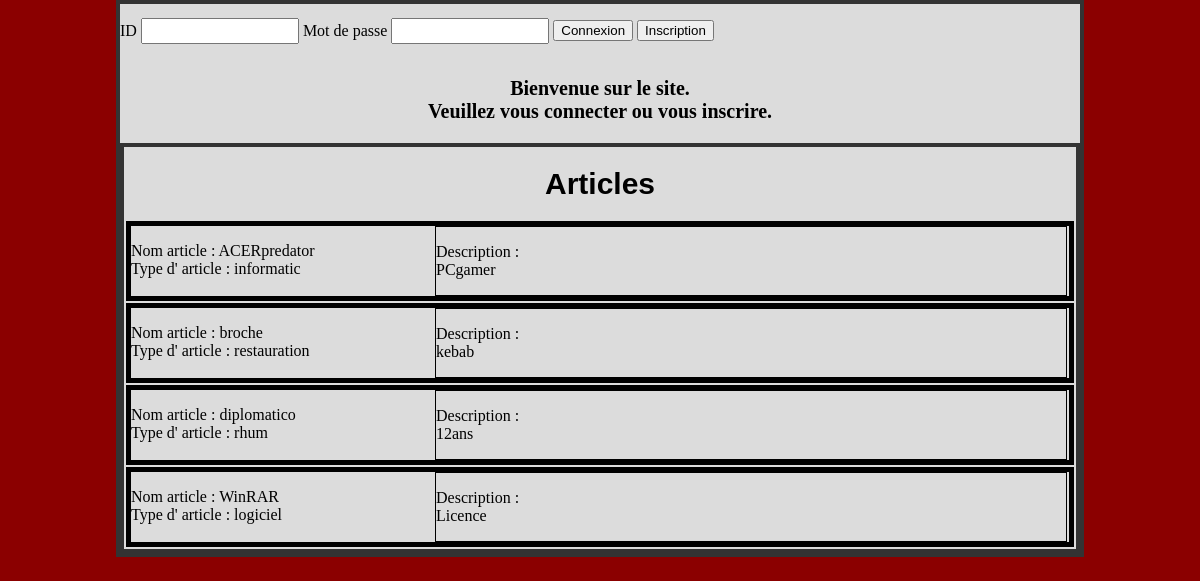
The page / on the database its author committed.
### tables this page shows
CREATE TABLE `article` (
  `id_article` varchar(4) NOT NULL,
  `nom_article` varchar(20) NOT NULL,
  `description` varchar(20) DEFAULT NULL,
  `type_article` varchar(20) NOT NULL
);

### model/dao_article.php (called while the page is built, shortened)
<?php
function AffichageArticle($link){
    $requete="SELECT id_article, nom_article, description, type_article FROM article ORDER BY nom_article" ;
    $reponse=mysqli_query($link,$requete);
    return $reponse;
}

### vue/affichage_article.php (the view, shortened to what this page needs)
<div class = "div2">
    <h1 style="font-size:30px; text-align:center; font-family: 'Arial'; "> Articles </h1>
<?php
include("model/dao_article.php");
$lienconnexion=getConnexion();
$resultat=AffichageArticle($lienconnexion);
while($x=mysqli_fetch_array($resultat)) {
    $nom_article             =$x['nom_article'];
    $description             =$x['description'];
    $type_article            =$x['type_article']
    ?>
        <div class="A1" style="border: 5px solid black; margin: 2px; height: auto;">
            <div style="width: 300px; height: auto;display: inline-block;vertical-align: top;">
                <?php echo '<p style="text-align: left">Nom article : '.$nom_article.'<br>Type d\' article : '.$type_article.'</p>'?>
            </div>
            <div style="display: inline-block; border: 1px solid black; width: 630px;">
                <?php echo '<p style="text-align: left">Description :<br>'.$description.'</p>'?>
            </div>
        </div>
    <?php
}
?>
</div>

### index.php (shortened to what this page needs)
<!DOCTYPE html>
<html lang="en">
<head>
    <link type="text/css" rel="stylesheet" href="css/style.css">
</head>
<body>
<?php
include("vue/form_connexion.php");
?>
<p class="intro"> <strong> Bienvenue sur le site.<br> Veuillez vous connecter ou vous inscrire.</strong> </p>
<?php
    include("vue/affichage_article.php");
?>

### vue/form_connexion.php
<div id="connexion" >
    <form action="controller/action_connexion.php" method="post" style="display: inline-block">
        <label for="id">ID</label>
        <input type="text" name="id_client" id="id" style="width: 150px;height: 20px" maxlength="4" minlength="4">
        <label for="password">Mot de passe</label>
        <input type="password" name="password" id="password" style="width: 150px; height: 20px" maxlength="4" minlength="4">
        <input type="submit" value="Connexion" name="connexion">
    </form>
    <a href="inscription.php">
        <p style="display: inline-block">
            <input type="submit" value="Inscription">
        </p>
    </a>
</div>

### css/style.css (style rules this page uses)
html { background-color: darkred; }
body { background-color: gainsboro; width: 960px; height: auto; margin: auto; border: 4px solid #333; }
.intro { font-size: 20px; text-align: center; }
.div2 { background-color:gainsboro; border: 4px solid #333; height: auto; }
.A1 { border: 5px solid red; margin: 2px; height: auto; }
p { text-align: center; }

### rows shown on the page
article: nom_article "ACERpredator", type_article "informatic", description "PCgamer"
article: nom_article "broche", type_article "restauration", description "kebab"
article: nom_article "diplomatico", type_article "rhum", description "12ans"
article: nom_article "WinRAR", type_article "logiciel", description "Licence"
